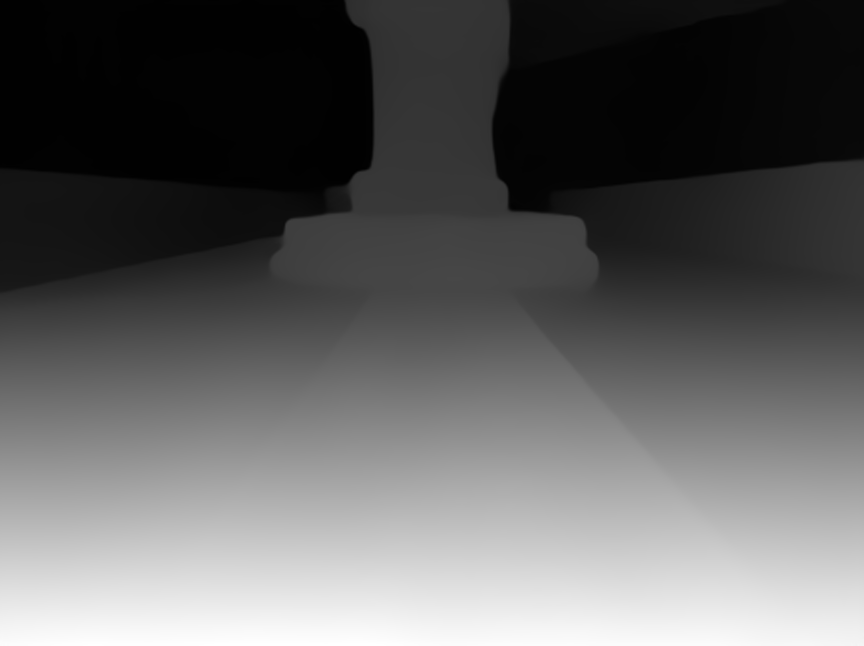
#> input picture scaleOfDepth/images/1631055636580.png, 2592 x 1936 px (shown at 1/3 size); its folder holds only this picture in this run
$ python collectData.py
#> lines starting #> are read from the running program, lines starting #| are printed output that depends on the picture
import cv2
import numpy as np
import pandas as pd
import os

distance = 120
distances = []
pixelIntensity = []

DIR='images'

x = 1160
y = 330
w = 1400 - x
h =  655 - y

for root, dirs, files in os.walk(DIR):
    for name in files:
        print("Starting with:", name)
        img = cv2.imread("images//" + name)
#> img is the input picture: shape (1936, 2592, 3); min 0, max 255, mean 95
        print(img.shape)
#| (1936, 2592, 3)
        mask = np.zeros(img.shape, np.uint8)
        mask[y:y+h, x:x+w] = img[y:y+h, x:x+w]
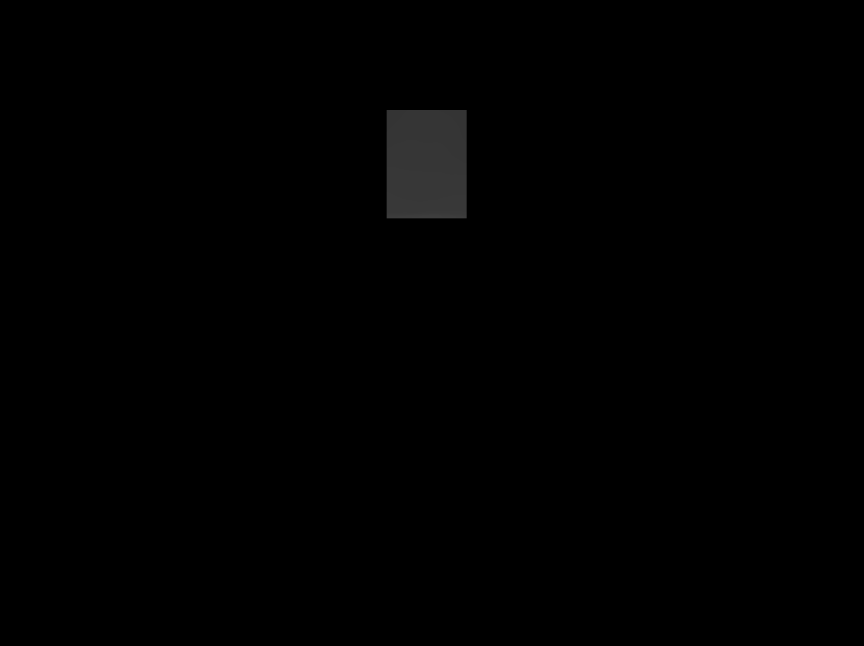
#> mask: shape (1936, 2592, 3) (shown at 1/3 size); min 0, max 63, mean 0.8
        pixelIntensity.append(np.amax(mask))
        distances.append(distance)
        distance = distance + 10

data = pd.DataFrame(list(zip(distances, pixelIntensity)))
#> data = table of 1 rows and 2 columns

data.to_csv('data.csv')
